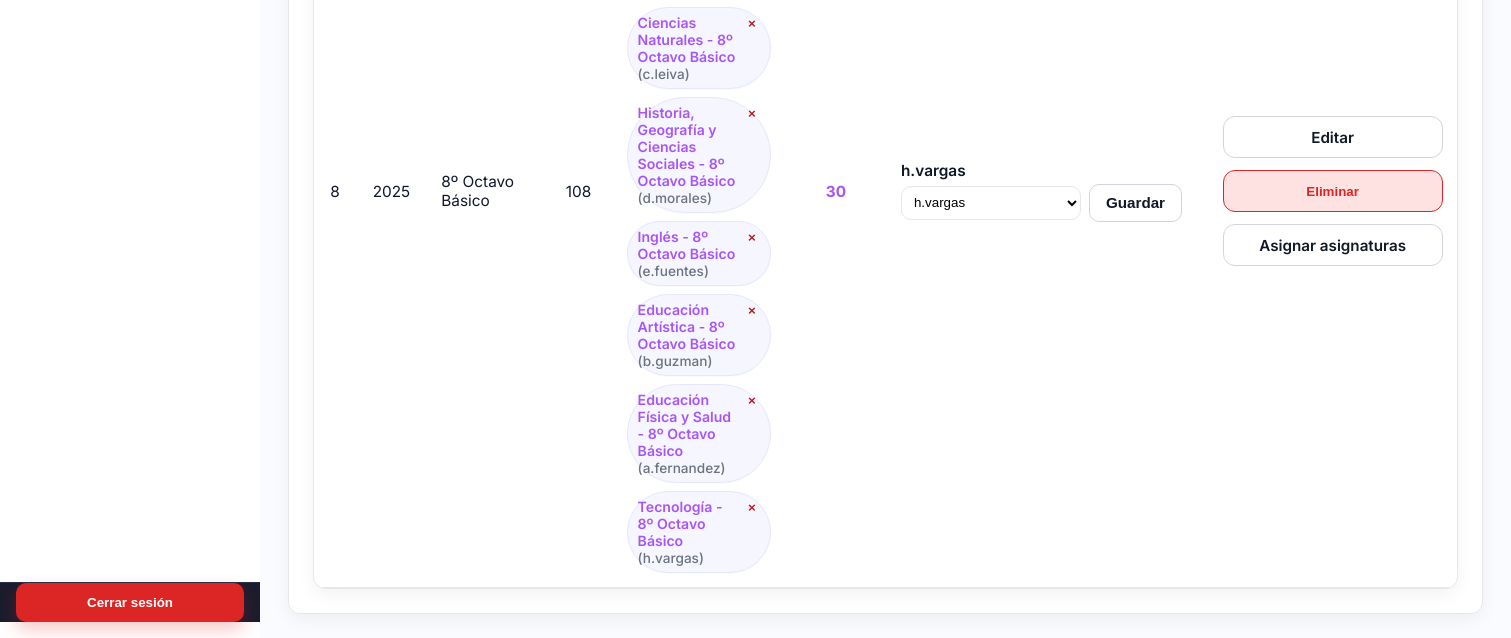
Before: /cursos/ (signed in, lower part) with the older database file.
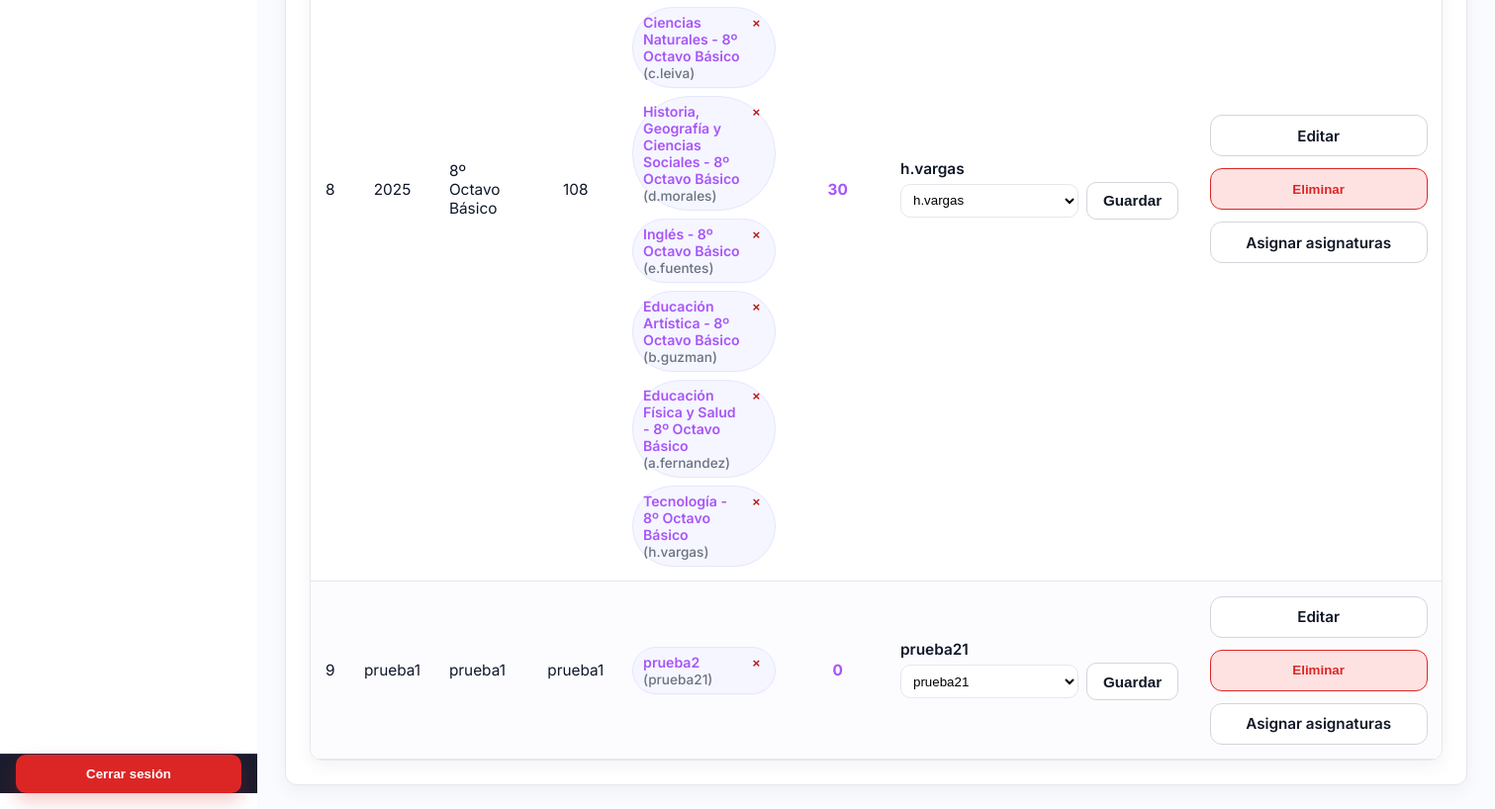
After: the same page with the newer database file.
### usuarios/models.py (models this page shows, shortened)
class Curso(models.Model):
    año = models.CharField(max_length=15)
    nombre = models.CharField(max_length=30)
    sala = models.CharField(max_length=10)
    profesor_jefe = models.ForeignKey(
        Usuario,
        on_delete=models.CASCADE,
        null=True,
        blank=True,
        limit_choices_to={'role': 'docente'},
        related_name='cursos_como_profesor_jefe'
    )
    def __str__(self):
        return f"{self.año} {self.nombre} - ({self.sala})"
    class Meta:
        constraints = [
            models.UniqueConstraint(
                Lower('año'), Lower('nombre'), Lower('sala'),
                name='uniq_curso_anio_nombre_sala_ci'
            )
        ]

class Asignatura(models.Model):
    nombre = models.CharField(max_length=30)
    descripcion = models.TextField(blank=True)
    profesor = models.ForeignKey(
        Usuario, on_delete=models.CASCADE, null=True, blank=True, limit_choices_to={'role': 'docente'}
    )
    curso = models.ForeignKey(
        'Curso', on_delete=models.CASCADE, related_name='asignaturas', null=True, blank=True
    )

class Usuario(AbstractUser):
    nombres = models.CharField(max_length=100)
    apellidos = models.CharField(max_length=100)
    rut = models.CharField(max_length=12, unique=True, validators=[rut_validator])
    ROLE_DOCENTE = 'docente'
    ROLE_UTP = 'utp'
    ROLE_INSPECTOR = 'inspector'
    ROLE_CHOICES = [
        (ROLE_DOCENTE, 'Docente'),
        (ROLE_UTP, 'UTP'),
        (ROLE_INSPECTOR, 'Inspector'),
    ]
    role = models.CharField(max_length=20, choices=ROLE_CHOICES)

### usuarios/views.py (the view, shortened to what this page needs)
# urls.py: path('cursos/', cursos_lista, name='cursos_lista'),
@login_required
def cursos_lista(request):
    page = request.GET.get("page", "1")
    curso_id = request.GET.get("curso")
    filtro_nombre = request.GET.get("nombre_asignatura")
    cursos = (
        Curso.objects
        .select_related("profesor_jefe")
        .prefetch_related("asignaturas", "asignaturas__profesor")
        .annotate(
            num_asignaturas=Count("asignaturas", distinct=True),
            num_alumnos=Count("alumno", distinct=True),
        )
        .order_by("año", "nombre")
    )
    docentes = Usuario.objects.filter(role="docente").order_by("first_name", "last_name", "username")
    alumnos = (
        Alumno.objects
        .select_related("curso")
        .order_by("curso__año", "curso__nombre", "apellidos", "nombres")
    )
    if curso_id:
        alumnos = alumnos.filter(curso_id=curso_id)
    asignaturas = Asignatura.objects.select_related("profesor").all().order_by("nombre")
    context = {
        "page": page,
        "cursos": cursos,
        "asignaturas": asignaturas,
        "docentes": docentes,
        "alumnos": alumnos,
        "cursos_alumno": cursos,
        "curso_seleccionado": int(curso_id) if curso_id else None,
    }
    return render(request, "cursos_lista.html", context)

### usuarios/templates/cursos_lista.html (shortened to what this page needs)
{% extends 'base.html' %}
{% load static dict_extras %}
{% block extra_css %}
<link rel="stylesheet" href="{% static 'css/cursos_lista.css' %}">
{% endblock %}
{% block content %}
{% if page == '1' %}
<div class="table-wrap">
  <table class="table table-cursos">
    <tbody>
      {% for c in cursos %}
      <tr>
        <td class="col-idx">{{ forloop.counter }}</td>
        <td class="col-anio">{{ c.año }}</td>
        <td class="col-nombre">{{ c.nombre }}</td>
        <td class="col-sala">{{ c.sala }}</td>
        <td class="col-asign">
          {% with asigns=c.asignaturas.all %}
            {% if asigns %}
              <div class="chips">
                {% for a in asigns %}
                  <span class="chip" title="{{ a.nombre }}{% if a.profesor %} ({{ a.profesor.get_full_name|default:a.profesor.username }}){% endif %}">
                    <span class="chip-text">
                      <a class="chip-label" href="{% url 'usuarios:asignatura_editar' a.id %}">{{ a.nombre }}</a>
                      {% if a.profesor %}
                        <span class="chip-sub">({{ a.profesor.get_full_name|default:a.profesor.username }})</span>
                      {% endif %}
                    </span>
                    <form method="post" action="{% url 'usuarios:curso_quitar_asignatura' c.id a.id %}" class="chip-remove js-delete-form" data-confirm="¿Quitar «{{ a.nombre }}» del curso {{ c }}?">
                      <button type="submit" class="chip-x" aria-label="Quitar asignatura">×</button>
                    </form>
                  </span>
                {% endfor %}
              </div>
            {% else %} — {% endif %}
          {% endwith %}
        </td>
        <td class="col-total">
          <a href="?page=3&curso={{ c.id }}" class="link">{{ c.num_alumnos }}</a>
        </td>
        <td class="col-pjefe">
          {% if c.profesor_jefe %}
            <div class="pjefe-name">
              {{ c.profesor_jefe.get_full_name|default:c.profesor_jefe.username }}
            </div>
          {% else %}
            <div class="muted">—</div>
          {% endif %}
          <form method="post" action="{% url 'usuarios:asignar_profesor_jefe' %}" class="inline-form">
            <select name="profesor_jefe" class="mini-select">
              {% for d in docentes %}
                <option value="{{ d.id }}" {% if c.profesor_jefe_id == d.id %}selected{% endif %}>
                  {{ d.get_full_name|default:d.username }}
                </option>
              {% endfor %}
            </select>
            <button type="submit" class="btn mini">Guardar</button>
          </form>
        </td>
        <td class="col-acciones">
          <div class="cell-actions">
            <a class="btn" href="{% url 'usuarios:curso_editar' c.id %}">Editar</a>
            <form method="post" action="{% url 'usuarios:curso_eliminar' c.id %}" class="js-delete-form" data-confirm="¿Eliminar el curso '{{ c }}'? Esta acción no se puede deshacer.">
              <button type="submit" class="btn-danger">Eliminar</button>
            </form>
            <a class="btn" href="{% url 'usuarios:asignar_asignaturas_curso' c.id %}">Asignar asignaturas</a>
          </div>
        </td>
      </tr>
      {% empty %}
      <tr><td colspan="8">No hay cursos.</td></tr>
      {% endfor %}
    </tbody>
  </table>
</div>
{% endif %}
{% endblock %}

Changed rows visible on the page:
added Curso: año "prueba1", nombre "prueba1", sala "prueba1", num_alumnos "0", profesor_jefe.get_full_name "prueba21", profesor_jefe "prueba21"
added Asignatura: nombre "prueba2", profesor.get_full_name "prueba21", shown under "prueba1"
